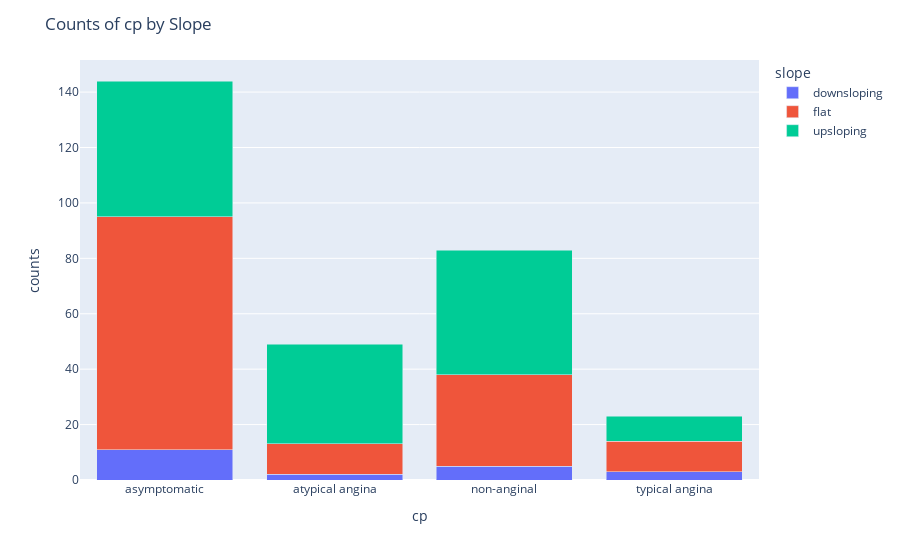

This figure's notebook cell:
### Code cell
def generate_rating_df(df):
    rating_df = df.groupby(['cp', 'slope']).agg({'id': 'count'}).reset_index()
    rating_df = rating_df[rating_df['id'] != 0]  
    rating_df.columns = ['cp', 'slope', 'counts'] 
    rating_df = rating_df.sort_values('slope')  
    return rating_df

rating_df = generate_rating_df(df)

fig = px.bar(rating_df, x='cp', y='counts', color='slope')
fig.update_traces(textposition='auto', textfont_size=20)
fig.update_layout(barmode='stack', title="Counts of cp by Slope")
fig.show()

### Figure 1 — Plotly figure (JSON) as saved in the notebook; plotly's stock layout.template omitted (floating-point values rounded to 4 significant figures)
{"data": [{"alignmentgroup": "True", "hovertemplate": "slope=downsloping<br>cp=%{x}<br>counts=%{y}<extra></extra>", "legendgroup": "downsloping", "marker": {"color": "#636efa", "pattern": {"shape": ""}}, "name": "downsloping", "offsetgroup": "downsloping", "orientation": "v", "showlegend": true, "textfont": {"size": 20}, "textposition": "auto", "type": "bar", "x": ["asymptomatic", "atypical angina", "non-anginal", "typical angina"], "xaxis": "x", "y": [11, 2, 5, 3], "yaxis": "y"}, {"alignmentgroup": "True", "hovertemplate": "slope=flat<br>cp=%{x}<br>counts=%{y}<extra></extra>", "legendgroup": "flat", "marker": {"color": "#EF553B", "pattern": {"shape": ""}}, "name": "flat", "offsetgroup": "flat", "orientation": "v", "showlegend": true, "textfont": {"size": 20}, "textposition": "auto", "type": "bar", "x": ["asymptomatic", "atypical angina", "non-anginal", "typical angina"], "xaxis": "x", "y": [84, 11, 33, 11], "yaxis": "y"}, {"alignmentgroup": "True", "hovertemplate": "slope=upsloping<br>cp=%{x}<br>counts=%{y}<extra></extra>", "legendgroup": "upsloping", "marker": {"color": "#00cc96", "pattern": {"shape": ""}}, "name": "upsloping", "offsetgroup": "upsloping", "orientation": "v", "showlegend": true, "textfont": {"size": 20}, "textposition": "auto", "type": "bar", "x": ["asymptomatic", "atypical angina", "non-anginal", "typical angina"], "xaxis": "x", "y": [49, 36, 45, 9], "yaxis": "y"}], "layout": {"barmode": "stack", "legend": {"title": {"text": "slope"}, "tracegroupgap": 0}, "margin": {"t": 60}, "title": {"text": "Counts of cp by Slope"}, "xaxis": {"anchor": "y", "domain": [0, 1], "title": {"text": "cp"}}, "yaxis": {"anchor": "x", "domain": [0, 1], "title": {"text": "counts"}}}}
